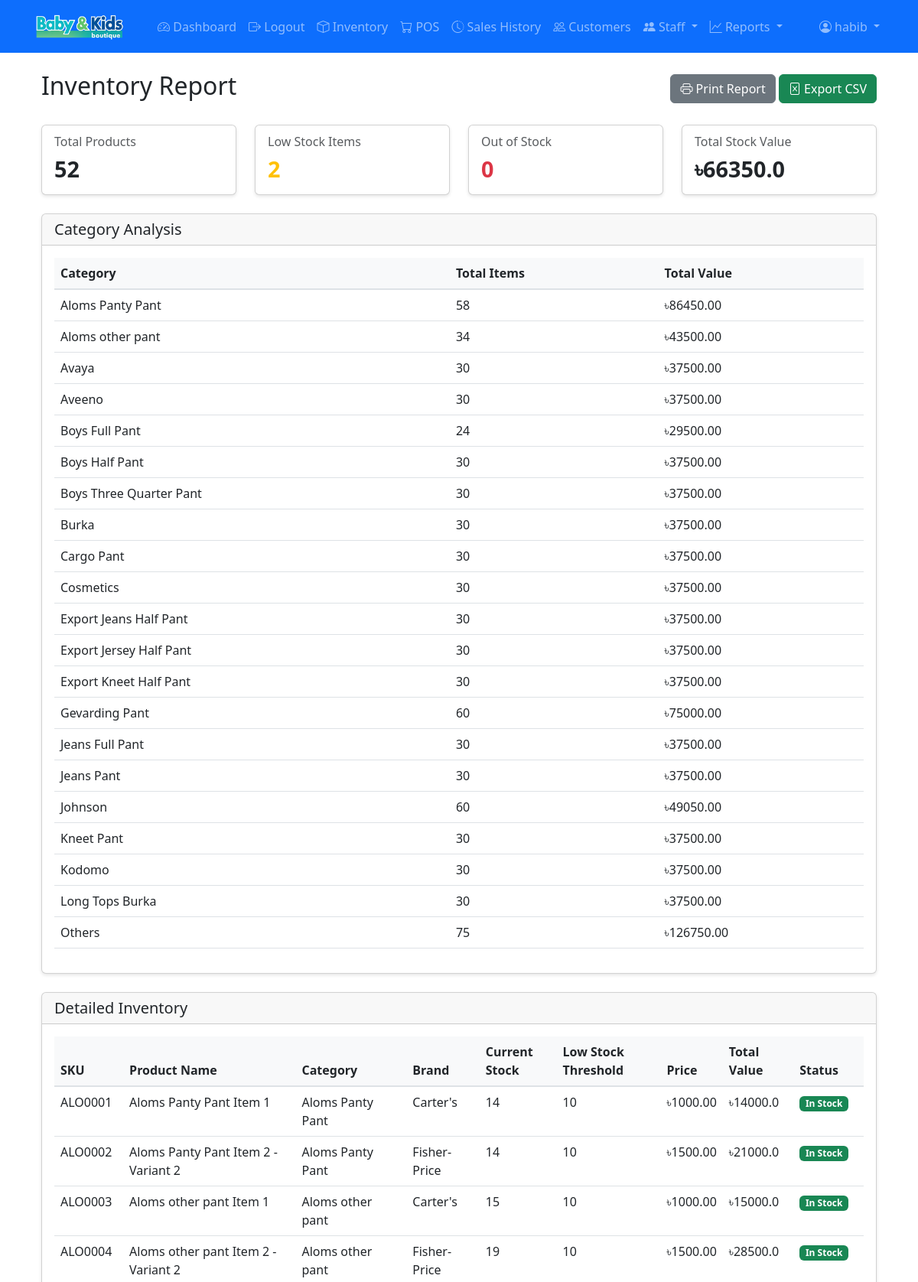
/reports/inventory/ (signed in, upper part), run on the app's committed database.
### inventory/models.py (models this page shows, shortened)
class Product(models.Model):
    name = models.CharField(max_length=200)
    description = models.TextField()
    color = models.ForeignKey(Color, on_delete=models.SET_NULL, null=True, blank=True)
    size = models.ForeignKey(Size, on_delete=models.SET_NULL, null=True, blank=True)
    price = models.DecimalField(max_digits=10, decimal_places=2, validators=[MinValueValidator(0)])
    category = models.ForeignKey(Category, on_delete=models.PROTECT)
    brand = models.ForeignKey(Brand, on_delete=models.PROTECT)
    supplier = models.ForeignKey(Supplier, on_delete=models.PROTECT)
    image = models.ImageField(upload_to='products/', null=True, blank=True)
    sku = models.CharField(max_length=50, unique=True)
    created_at = models.DateTimeField(auto_now_add=True)
    updated_at = models.DateTimeField(auto_now=True)
    is_active = models.BooleanField(default=True)

class Category(models.Model):
    name = models.CharField(max_length=100)
    description = models.TextField(blank=True)
    parent = models.ForeignKey('self', on_delete=models.CASCADE, null=True, blank=True, related_name='children')
    created_at = models.DateTimeField(auto_now_add=True, null=True)
    updated_at = models.DateTimeField(auto_now=True, null=True)
    class Meta:
        verbose_name_plural = "Categories"
        ordering = ['name']

class Brand(models.Model):
    name = models.CharField(max_length=100)

class Inventory(models.Model):
    product = models.OneToOneField(Product, on_delete=models.CASCADE)
    quantity = models.IntegerField(default=0)
    low_stock_threshold = models.IntegerField()
    class Meta:
        verbose_name_plural = "Inventories"

### dashboard/views.py (the view)
# urls.py: path('reports/inventory/', views.InventoryReportView.as_view(), name='inventory-report'),
class InventoryReportView(LoginRequiredMixin, TemplateView):
    template_name = 'reports/inventory_report.html'
    def get_context_data(self, **kwargs):
        context = super().get_context_data(**kwargs)
        products = Product.objects.select_related(
            'inventory', 'category', 'brand', 'supplier'
        ).all()
        low_stock = products.filter(
            inventory__quantity__lte=F('inventory__low_stock_threshold')
        )
        out_of_stock = products.filter(inventory__quantity=0)
        category_totals = Product.objects.values(
            'category__name'
        ).annotate(
            total_items=Sum('inventory__quantity'),
            total_value=Sum(F('inventory__quantity') * F('price'))
        )
        context.update({
            'products': products,
            'low_stock': low_stock,
            'out_of_stock': out_of_stock,
            'category_totals': category_totals,
        })
        return context

### inventory/templatetags/inventory_tags.py (called while the page is built)
@register.filter
def multiply(value, arg):
    try:
        return float(value) * float(arg)
    except (ValueError, TypeError):
        return 0

@register.filter
def sum_attr(queryset, attr_name):
    if not isinstance(queryset, QuerySet):
        return 0
    try:
        total = 0
        for obj in queryset:
            value = getattr(obj, attr_name, 0)
            if value is not None:
                total += float(value)
        return total
    except (ValueError, TypeError, AttributeError):
        return 0

### templates/reports/inventory_report.html (shortened to what this page needs)
{% extends 'base.html' %}
{% load static %}
{% load inventory_tags %}
{% block content %}
<div class="container-fluid">
    <div class="d-flex justify-content-between align-items-center mb-4">
        <h2>Inventory Report</h2>
        <div>
            <button onclick="window.print()" class="btn btn-secondary">
                <i class="bi bi-printer"></i> Print Report
            </button>
            <a href="{% url 'dashboard:inventory-report-export' %}" class="btn btn-success">
                <i class="bi bi-file-excel"></i> Export CSV
            </a>
        </div>
    </div>
    <div class="row g-4 mb-4">
        <div class="col-md-3">
            <div class="card">
                <div class="card-body">
                    <h6 class="card-subtitle mb-2 text-muted">Total Products</h6>
                    <h3 class="card-title mb-0">{{ products.count }}</h3>
                </div>
            </div>
        </div>
        <div class="col-md-3">
            <div class="card">
                <div class="card-body">
                    <h6 class="card-subtitle mb-2 text-muted">Low Stock Items</h6>
                    <h3 class="card-title mb-0 text-warning">{{ low_stock.count }}</h3>
                </div>
            </div>
        </div>
        <div class="col-md-3">
            <div class="card">
                <div class="card-body">
                    <h6 class="card-subtitle mb-2 text-muted">Out of Stock</h6>
                    <h3 class="card-title mb-0 text-danger">{{ out_of_stock.count }}</h3>
                </div>
            </div>
        </div>
        <div class="col-md-3">
            <div class="card">
                <div class="card-body">
                    <h6 class="card-subtitle mb-2 text-muted">Total Stock Value</h6>
                    <h3 class="card-title mb-0">৳{{ products|sum_attr:"price" }}</h3>
                </div>
            </div>
        </div>
    </div>
    <div class="row mb-4">
        <div class="col-md-12">
            <div class="card">
                <div class="card-header">
                    <h5 class="mb-0">Category Analysis</h5>
                </div>
                <div class="card-body">
                    <div class="table-responsive">
                        <table class="table">
                            <thead>
                                <tr>
                                    <th>Category</th>
                                    <th>Total Items</th>
                                    <th>Total Value</th>
                                </tr>
                            </thead>
                            <tbody>
                                {% for cat in category_totals %}
                                <tr>
                                    <td>{{ cat.category__name }}</td>
                                    <td>{{ cat.total_items }}</td>
                                    <td>৳{{ cat.total_value|floatformat:2 }}</td>
                                </tr>
                                {% endfor %}
                            </tbody>
                        </table>
                    </div>
                </div>
            </div>
        </div>
    </div>
    <div class="card">
        <div class="card-header">
            <h5 class="mb-0">Detailed Inventory</h5>
        </div>
        <div class="card-body">
            <div class="table-responsive">
                <table class="table">
                    <thead>
                        <tr>
                            <th>SKU</th>
                            <th>Product Name</th>
                            <th>Category</th>
                            <th>Brand</th>
                            <th>Current Stock</th>
                            <th>Low Stock Threshold</th>
                            <th>Price</th>
                            <th>Total Value</th>
                            <th>Status</th>
                        </tr>
                    </thead>
                    <tbody>
                        {% for product in products %}
                        <tr>
                            <td>{{ product.sku }}</td>
                            <td>{{ product.name }}</td>
                            <td>{{ product.category.name }}</td>
                            <td>{{ product.brand.name }}</td>
                            <td>{{ product.inventory.quantity }}</td>
                            <td>{{ product.inventory.low_stock_threshold }}</td>
                            <td>৳{{ product.price }}</td>
                            <td>৳{{ product.price|multiply:product.inventory.quantity }}</td>
                            <td>
                                {% if product.inventory.quantity == 0 %}
                                    <span class="badge bg-danger">Out of Stock</span>
                                {% elif product.inventory.quantity <= product.inventory.low_stock_threshold %}
                                    <span class="badge bg-warning">Low Stock</span>
                                {% else %}
                                    <span class="badge bg-success">In Stock</span>
                                {% endif %}
                            </td>
                        </tr>
                        {% endfor %}
                    </tbody>
                </table>
            </div>
        </div>
    </div>
</div>
{% endblock %}

### templates/base.html (shortened to what this page needs)
<!DOCTYPE html>
<html lang="en">
<head>
    <link href="https://cdn.jsdelivr.net/npm/bootstrap@5.3.0/dist/css/bootstrap.min.css" rel="stylesheet">
    <link href="https://cdn.jsdelivr.net/npm/bootstrap-icons@1.7.2/font/bootstrap-icons.css" rel="stylesheet">
    {% load static %}
    <link rel="stylesheet" href="{% static 'css/main.css' %}?v=1.1">
</head>
<body>
    <nav class="navbar navbar-expand-lg navbar-dark bg-primary">
        <div class="container">
            <a class="navbar-brand" href="{% url 'dashboard:dashboard' %}">
                <img src="{% static 'images/logo.png' %}" alt="Kids Store" height="40">
            </a>
            <div class="collapse navbar-collapse" id="navbarNav">
                {% if user.is_authenticated %}
                <ul class="navbar-nav me-auto">
                    <li class="nav-item">
                        <a class="nav-link" href="{% url 'dashboard:dashboard' %}">
                            <i class="bi bi-speedometer2"></i> Dashboard
                        </a>
                    </li>
                    <li class="nav-item">
                        <form method="post" action="{% url 'logout' %}" class="d-inline">
                            <button type="submit" class="nav-link border-0 bg-transparent">
                                <i class="bi bi-box-arrow-right"></i> Logout
                            </button>
                        </form>
                    </li>
                    <li class="nav-item">
                        <a class="nav-link" href="{% url 'inventory:product-list' %}">
                            <i class="bi bi-box"></i> Inventory
                        </a>
                    </li>
                    <li class="nav-item">
                        <a class="nav-link" href="{% url 'sales:pos' %}">
                            <i class="bi bi-cart"></i> POS
                        </a>
                    </li>
                    <li class="nav-item">
                        <a class="nav-link" href="{% url 'sales:sale-list' %}">
                            <i class="bi bi-clock-history"></i> Sales History
                        </a>
                    </li>
                    <li class="nav-item">
                        <a class="nav-link" href="{% url 'accounts:customer-list' %}">
                            <i class="bi bi-people"></i> Customers
                        </a>
                    </li>
                    {% if user.is_staff %}
                    <li class="nav-item dropdown">
                        <a class="nav-link dropdown-toggle" href="#" role="button" data-bs-toggle="dropdown">
                            <i class="bi bi-people-fill"></i> Staff
                        </a>
                    </li>
                    {% endif %}
                    {% if user.is_staff %}
                    <li class="nav-item dropdown">
                        <a class="nav-link dropdown-toggle" href="#" role="button" data-bs-toggle="dropdown">
                            <i class="bi bi-graph-up"></i> Reports
                        </a>
                    </li>
                    {% endif %}
                </ul>
                <ul class="navbar-nav">
                    <li class="nav-item dropdown">
                        <a class="nav-link dropdown-toggle" href="#" role="button" data-bs-toggle="dropdown">
                            <i class="bi bi-person-circle"></i> {{ user.username }}
                        </a>
                    </li>
                </ul>
                {% endif %}
            </div>
        </div>
    </nav>
    <div class="container mt-4">
        {% block content %}{% endblock %}
    </div>
</body>
</html>

### static/css/main.css (style rules this page uses)
.card { transition: transform 0.2s; box-shadow: 0 2px 4px rgba(0,0,0,0.1); }
.card .card-body h3 { font-size: 1.8rem !important; font-weight: 600 !important; margin-bottom: 0 !important; line-height: 1.2 !important; }
.table th { background-color: #f8f9fa; border-bottom: 2px solid #dee2e6; }
.navbar .nav-link { padding: 0.5rem 1rem; transition: color 0.2s; }
body { min-height: 100vh; display: flex; flex-direction: column; }
.navbar-brand { padding: 0.25rem 0; margin-right: 2rem; }
.navbar-brand { padding: 0.25rem 0; }
.navbar-brand img { height: 45px; width: auto; object-fit: contain; display: block; }

### data on the page
Product: price.price "66350.0", sku "ALO0001", name "Aloms Panty Pant Item 1", category.name "Aloms Panty Pant", brand.name "Carter's", inventory.quantity "14", inventory.low_stock_threshold "10", price "1000.00", price|multiply "14000.0", shows "In Stock"
Category: category__name "Aloms Panty Pant", total_items "58", total_value "86450.00"
Category: category__name "Aloms other pant", total_items "34", total_value "43500.00"
Category: category__name "Avaya", total_items "30", total_value "37500.00"
Category: category__name "Aveeno", total_items "30", total_value "37500.00"
Category: category__name "Boys Full Pant", total_items "24", total_value "29500.00"
Category: category__name "Boys Half Pant", total_items "30", total_value "37500.00"
Category: category__name "Boys Three Quarter Pant", total_items "30", total_value "37500.00"
Category: category__name "Burka", total_items "30", total_value "37500.00"
Category: category__name "Cargo Pant", total_items "30", total_value "37500.00"
Category: category__name "Cosmetics", total_items "30", total_value "37500.00"
Category: category__name "Export Jeans Half Pant", total_items "30", total_value "37500.00"
Category: category__name "Export Jersey Half Pant", total_items "30", total_value "37500.00"
Category: category__name "Export Kneet Half Pant", total_items "30", total_value "37500.00"
Category: category__name "Jeans Full Pant", total_items "30", total_value "37500.00"
Category: category__name "Jeans Pant", total_items "30", total_value "37500.00"
Category: category__name "Johnson", total_items "60", total_value "49050.00"
Category: category__name "Kneet Pant", total_items "30", total_value "37500.00"
Category: category__name "Kodomo", total_items "30", total_value "37500.00"
Category: category__name "Long Tops Burka", total_items "30", total_value "37500.00"
Category: category__name "Others", total_items "75", total_value "126750.00"
Product: sku "ALO0002", name "Aloms Panty Pant Item 2 - Variant 2", category.name "Aloms Panty Pant", brand.name "Fisher-Price", inventory.quantity "14", inventory.low_stock_threshold "10", price "1500.00", price|multiply "21000.0", shows "In Stock"
Product: sku "ALO0003", name "Aloms other pant Item 1", category.name "Aloms other pant", brand.name "Carter's", inventory.quantity "15", inventory.low_stock_threshold "10", price "1000.00", price|multiply "15000.0", shows "In Stock"
Product: sku "ALO0004", name "Aloms other pant Item 2 - Variant 2", category.name "Aloms other pant", brand.name "Fisher-Price", inventory.quantity "19", inventory.low_stock_threshold "10", price "1500.00", price|multiply "28500.0", shows "In Stock"

### other printed values
{{ user.username }} "habib"
{{ products.count }} "52"
{{ low_stock.count }} "2"
{{ out_of_stock.count }} "0"
{{ cat.category__name }} "Gevarding Pant"
{{ cat.total_items }} "60"
{{ cat.total_value|floatformat:2 }} "75000.00"
